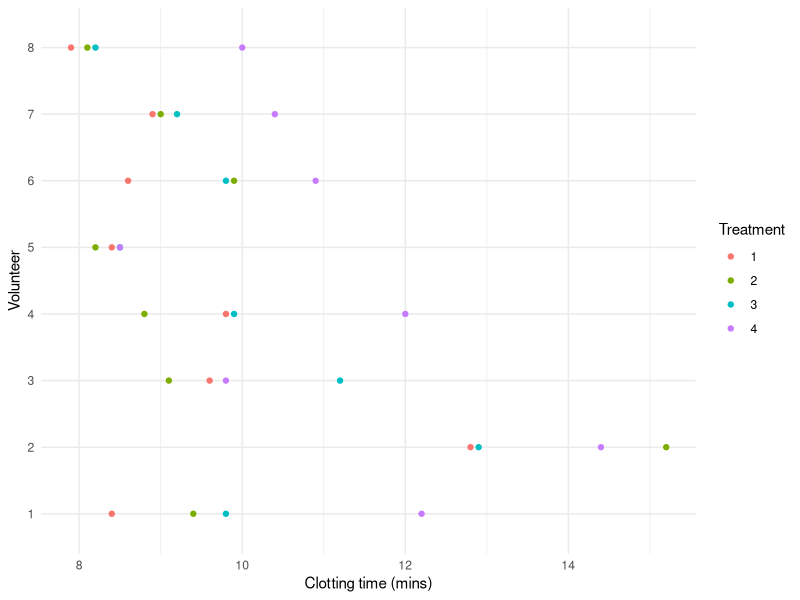
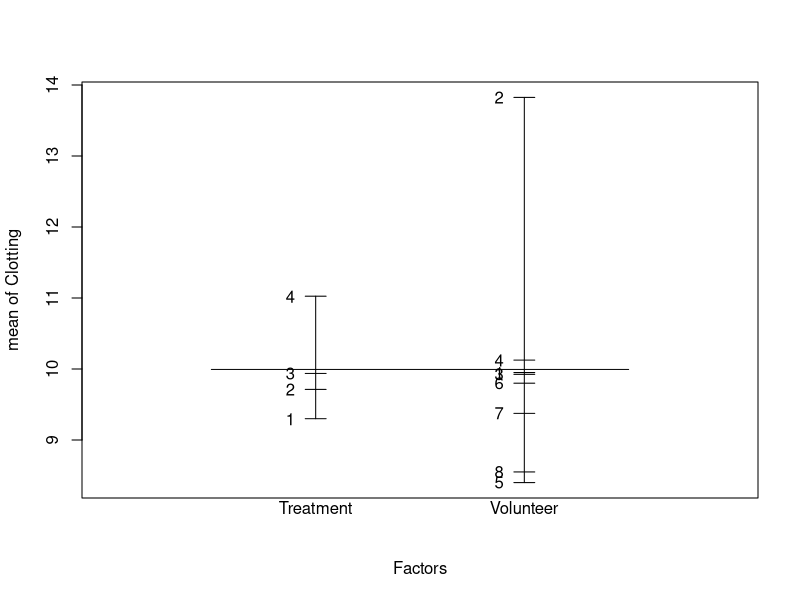
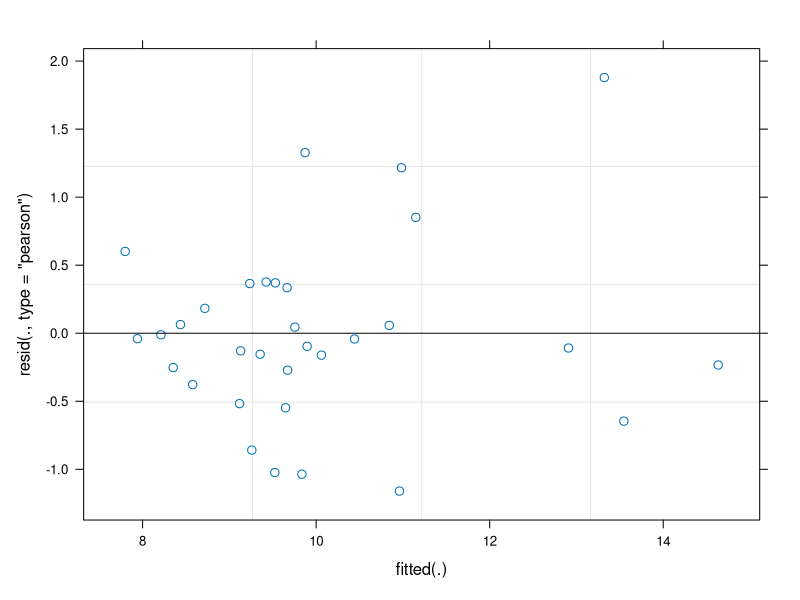
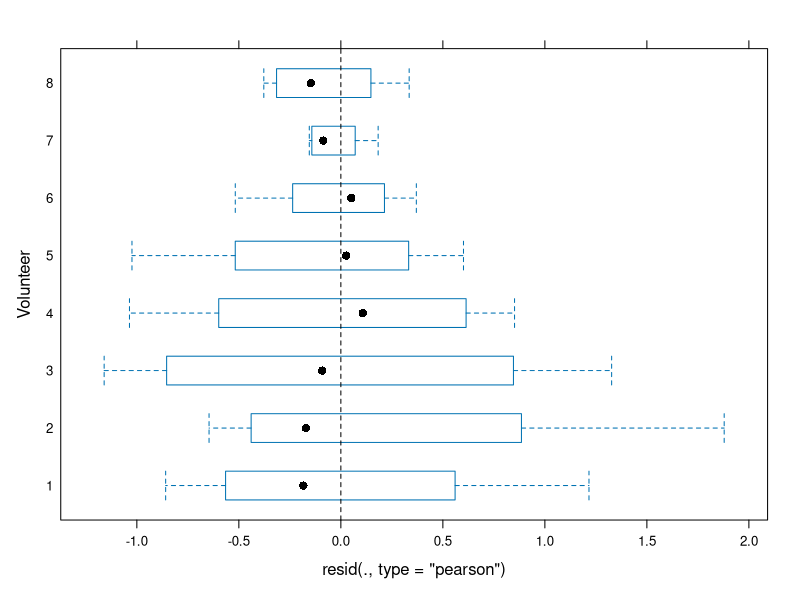
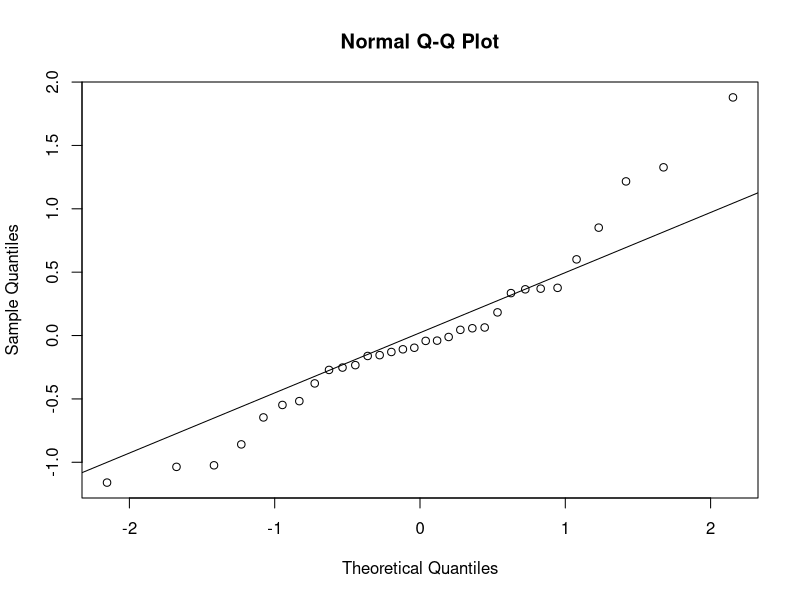
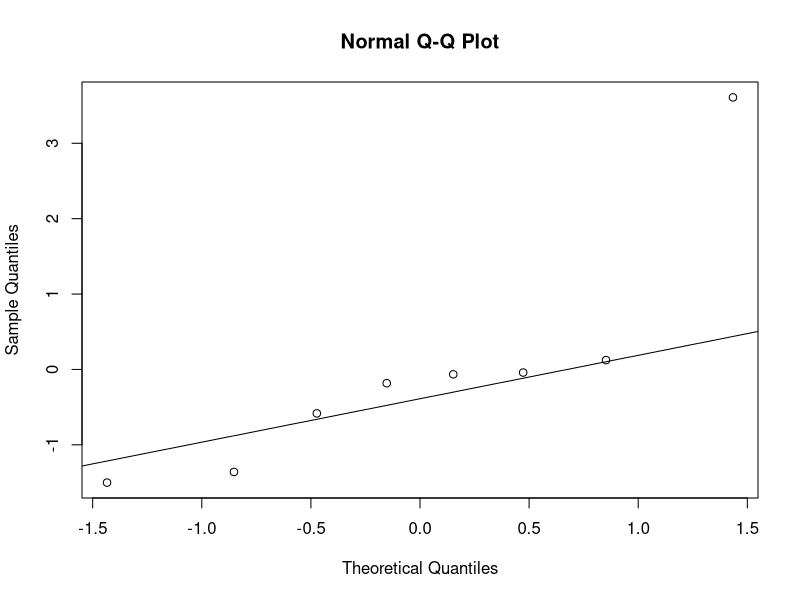
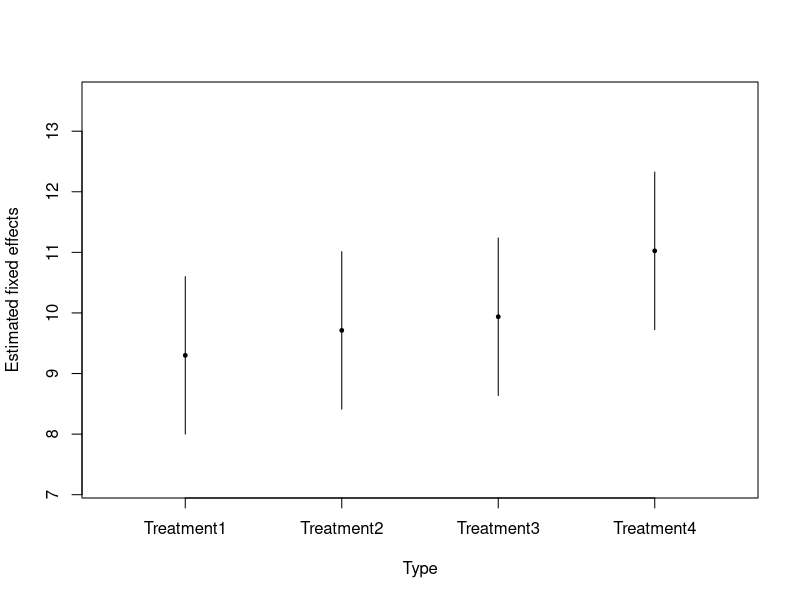
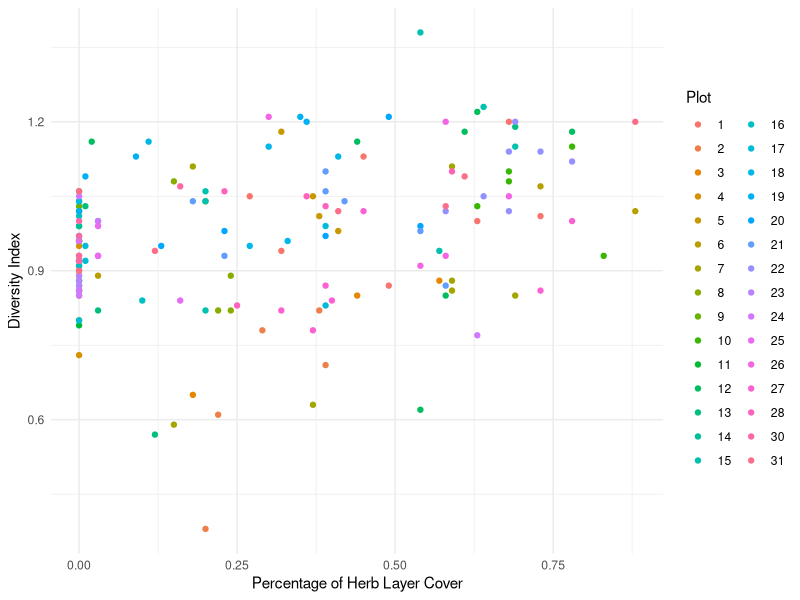

These charts were generated, in order, by the following R code:
## ---- chunk 1
knitr::opts_chunk$set(echo = TRUE)  
## ---- chunk 2
Plasma <- read.table("Plasma.txt", header=TRUE)
head(Plasma, n=8)

Plasma$Volunteer <- as.factor(Plasma$Volunteer)
Plasma$Treatment <- as.factor(Plasma$Treatment)
str(Plasma)
## ---- chunk 3
library(ggplot2)

ggplot(Plasma, aes(x=Clotting, y=Volunteer, color=Treatment)) +
  geom_point() +
  labs(x="Clotting time (mins)", y="Volunteer") +
  theme_minimal()
## ---- chunk 4
plot.design(Clotting ~ Treatment*Volunteer, data=Plasma)
## ---- chunk 5
## Fit the models ##
library(lme4)

plasma.null <- lm(Clotting ~ -1 + Treatment, data=Plasma)
plasma.lmer <- lmer(Clotting ~ -1 + Treatment + (1|Volunteer), data=Plasma)

## LRT for the variance component sigma2_u ##
LRT <- -2*(logLik(plasma.null,REML=T)-logLik(plasma.lmer,REML=T))
mean(pchisq(LRT,df=c(0,1),lower.tail=F))

## Using the ranova() function from lmerTest package ##
library(lmerTest)
ranova(plasma.lmer)
ranova(plasma.lmer)[2,6]/2

## We can also use the AIC/BIC to compare the models ##
Models <- list(plasma.null=plasma.null, plasma.lmer=plasma.lmer)
cbind(AIC=lapply(Models, AIC), BIC=lapply(Models, BIC))
## ---- chunk 6
M1 <- lmer(Clotting ~ 1 + (1|Volunteer), data=Plasma, REML=FALSE)
M2 <- lmer(Clotting ~ -1 + Treatment + (1|Volunteer), data=Plasma, REML=FALSE)
anova(M1,M2)
## ---- chunk 7
plot(plasma.lmer)
plot(plasma.lmer, Volunteer ~ resid(., type="pearson"), abline=0, lty=2)

res <- resid(plasma.lmer, type="pearson")
qqnorm(res)
qqline(res)

shapiro.test(res)
## ---- chunk 8
u <- unlist(ranef(plasma.lmer)$Volunteer)
qqnorm(u)
qqline(u)

shapiro.test(u)
## ---- chunk 9
fixef(plasma.lmer)
vcov(plasma.lmer)

beta.CI <- confint(plasma.lmer, parm="beta_")
beta.CI

j <- 4
plot(1:j, fixef(plasma.lmer), pch=19, cex=0.5, xaxt="n",
     xlim=0.5+c(0,j), ylim=range(c(beta.CI))*c(0.9,1.1),
     xlab="Type", ylab="Estimated fixed effects")
axis(1, at=1:j, labels=rownames(beta.CI))
segments(1:j, beta.CI[,"2.5 %"], 1:j, beta.CI[,"97.5 %"])
## ---- chunk 10
library(emmeans)
emmeans(plasma.lmer, pairwise~Treatment, infer=T)
## ---- chunk 11
VarCorr(plasma.lmer)
confint(plasma.lmer, parm="theta_")
## ---- chunk 12
t(ranef(plasma.lmer)$Volunteer)

plasma.fitted <- cbind(Plasma,
                       Clotting.fit=fitted(plasma.lmer),
                       error=resid(plasma.lmer))
plasma.fitted
## ---- chunk 13
Spiders <- read.table("Spiders.txt", header=T)
Spiders$Plot <- as.factor(Spiders$Plot)
str(Spiders)
## ---- chunk 14
library(ggplot2)

ggplot(Spiders, aes(x=HerbLayer, y=DivIndex, color=Plot)) +
  geom_point() +
  labs(x="Percentage of Herb Layer Cover", y="Diversity Index") +
  theme_minimal()

ggplot(Spiders, aes(x=Litter, y=DivIndex, color=Plot)) +
  geom_point() +
  labs(x="Percentage of Litter Content", y="Diversity Index") +
  theme_minimal()

ggplot(Spiders, aes(x=GroundVeg, y=DivIndex, color=Plot)) +
  geom_point() +
  labs(x="Percentage of Ground Vegetation", y="Diversity Index") +
  theme_minimal()
## ---- chunk 15
plot.design(DivIndex ~ Plot, data=Spiders)
## ---- chunk 16
## Fit the models ##
library(lme4)

spiders.null <- lm(DivIndex ~ 1 + HerbLayer + Litter + GroundVeg, data=Spiders)
spiders.lmer <- lmer(DivIndex ~ 1 + HerbLayer + Litter + GroundVeg + (1|Plot), data=Spiders)

## LRT for the variance component sigma2_u ##
LRT <- -2*(logLik(spiders.null,REML=T)-logLik(spiders.lmer,REML=T))
mean(pchisq(LRT,df=c(0,1),lower.tail=F))

## Using the ranova() function from lmerTest package ##
library(lmerTest)
ranova(spiders.lmer)
ranova(spiders.lmer)[2,6]/2
## ---- chunk 17
M0 <- lmer(DivIndex ~ 1 + (1|Plot), data=Spiders, REML=FALSE)
M1 <- lmer(DivIndex ~ 1 + HerbLayer + (1|Plot), data=Spiders, REML=FALSE)
M2 <- lmer(DivIndex ~ 1 + HerbLayer + Litter + (1|Plot), data=Spiders, REML=FALSE)
M3 <- lmer(DivIndex ~ 1 + HerbLayer + Litter + GroundVeg + (1|Plot), data=Spiders, REML=FALSE)
anova(M0,M1,M2,M3)
## ---- chunk 18
M4 <- lmer(DivIndex ~ 1 + HerbLayer + Litter + HerbLayer*Litter + (1|Plot), data=Spiders, REML=FALSE)
anova(M2,M4)
## ---- chunk 19
## Final model ##
library(lme4)

Model <- lmer(DivIndex ~ 1 + HerbLayer + Litter + (1|Plot), data=Spiders)
summary(Model)
## ---- chunk 20
plot(Model)
plot(Model, Plot ~ resid(., type="pearson"), abline=0, lty=2)

res <- resid(Model, type="pearson")
qqnorm(res)
qqline(res)

shapiro.test(res)
## ---- chunk 21
u <- unlist(ranef(Model)$Plot)
qqnorm(u)
qqline(u)

shapiro.test(u)
## ---- chunk 22
fixef(Model)

beta.CI <- confint(Model, parm="beta_")
beta.CI
## ---- chunk 23
VarCorr(Model)
confint(Model, parm="theta_")
## ---- chunk 24
spiders.fitted <- cbind(Spiders,
                        DivIndex.fit=fitted(Model),
                        error=resid(Model))
head(spiders.fitted)

plot(spiders.fitted$DivIndex, spiders.fitted$DivIndex.fit,
     xlab="Observed", ylab="Predicted", main="Diversity Index",
     xlim=c(0.4,1.5), ylim=c(0.4,1.5))
lines(c(0,2),c(0,2))
## ---- chunk 25
Oats <- read.table("Oats.txt", header=T, stringsAsFactors = T)
head(Oats, n=12)
str(Oats)

library(ggplot2)

ggplot(Oats, aes(x=factor(nitro), y=yield, color=Variety)) +
  geom_line(aes(group=Variety)) + 
  geom_point() + 
  labs(x="Nitrogen concentration", y="Yield") +
  ggtitle("Yield of oats by variety and nitrogen level") +
  facet_wrap(~ Block, ncol=2) +
  theme_minimal()
## ---- chunk 26
plot.design(yield ~ Block*Variety*factor(nitro), data=Oats)
## ---- chunk 27
library(lme4)

M0 <- lm(yield ~ 1 + Variety*factor(nitro), data=Oats)
M1 <- lmer(yield ~ 1 + Variety*factor(nitro) + (1|Block), data=Oats)
M2 <- lmer(yield ~ 1 + Variety*factor(nitro) + (1|Block) + (1|Block:Variety), data=Oats)
## ---- chunk 28
test01 <- -2*(logLik(M0,REML=T)-logLik(M1,REML=T))
mean(pchisq(test01,df=c(0,1),lower.tail=F))
## ---- chunk 29
test12 <- -2*(logLik(M1,REML=T)-logLik(M2,REML=T))
mean(pchisq(test12,df=c(0,1),lower.tail=F))
## ---- chunk 30
M2a <- lmer(yield ~ 1 + (1|Block) + (1|Block:Variety), data=Oats, REML=FALSE)
M2b <- lmer(yield ~ 1 + Variety + (1|Block) + (1|Block:Variety), data=Oats, REML=FALSE)
M2c <- lmer(yield ~ 1 + Variety + factor(nitro) + (1|Block) + (1|Block:Variety), data=Oats, REML=FALSE)
M2d <- lmer(yield ~ 1 + Variety*factor(nitro) + (1|Block) + (1|Block:Variety), data=Oats, REML=FALSE)
anova(M2a,M2b,M2c,M2d)
## ---- chunk 31
## Final model ##
library(lme4)

Model <- lmer(yield ~ -1 + factor(nitro) + (1|Block) + (1|Block:Variety), data=Oats)
summary(Model)
## ---- chunk 32
plot(Model)
plot(Model, Block ~ resid(., type="pearson"), abline=0, lty=2)
plot(Model, Block:Variety ~ resid(., type="pearson"), abline=0, lty=2)

res <- resid(Model, type="pearson")
qqnorm(res)
qqline(res)

shapiro.test(res)
## ---- chunk 33
u <- t(ranef(Model)$Block)
qqnorm(u)
qqline(u)
shapiro.test(u)

v <- t(ranef(Model)$`Block:Variety`)
qqnorm(v)
qqline(v)
shapiro.test(v)
## ---- chunk 34
fixef(Model)

beta.CI <- confint(Model, parm="beta_")
beta.CI

j <- 4
plot(1:j, fixef(Model), pch=19, cex=0.5, xaxt="n",
     xlim=0.5+c(0,j), ylim=range(c(beta.CI))*c(0.9,1.1),
     xlab="Nitro", ylab="Estimated fixed effects")
axis(1, at=1:j, labels=c("0","0.2","0.4","0.6"))
segments(1:j, beta.CI[,"2.5 %"], 1:j, beta.CI[,"97.5 %"])

library(emmeans)
emmeans(Model, pairwise~factor(nitro), infer=T)
## ---- chunk 35
VarCorr(Model)
confint(Model, parm="theta_")

cor1 <- 14.506^2/(11.039^2+14.506^2+12.75^2)
cor1

cor2 <- 11.039^2/(11.039^2+14.506^2+12.75^2)
cor2
## ---- chunk 36
t(ranef(Model)$Block)
t(ranef(Model)$`Block:Variety`)

Oats.fitted <- data.frame(Oats,
                          yield.fit=fitted(Model),
                          yield.error=resid(Model))
head(Oats.fitted)
